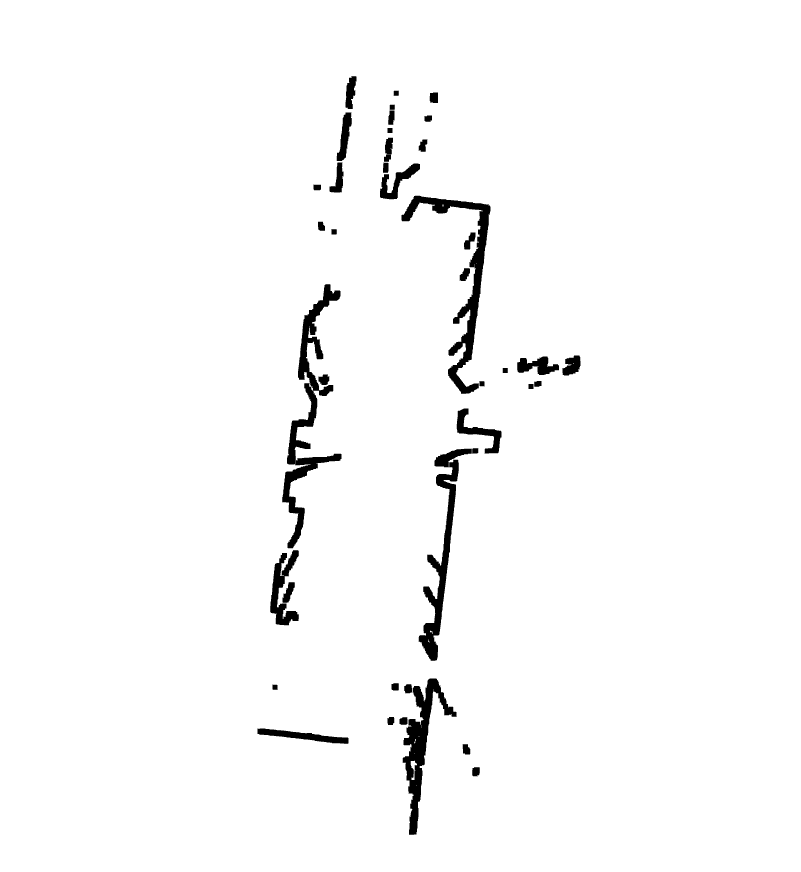
#> input picture Lidar/img2.jpeg, 801 x 872 px
$ python LineDetection.py
#> lines starting #> are read from the running program, lines starting #| are printed output that depends on the picture; after the words box and inside, x2 and y2 are one past the last pixel; in counts of white or black regions, pixels touching at a corner belong together
import random

import cv2
import np as np
import numpy as np

image = cv2.imread('img2.jpeg')
#> image is the input picture: shape (872, 801, 3); min 0, max 255, mean 249
gray = cv2.cvtColor(image, cv2.COLOR_BGR2GRAY)
thresh = cv2.threshold(gray, 0, 255,cv2.THRESH_BINARY_INV + cv2.THRESH_OTSU)[1]
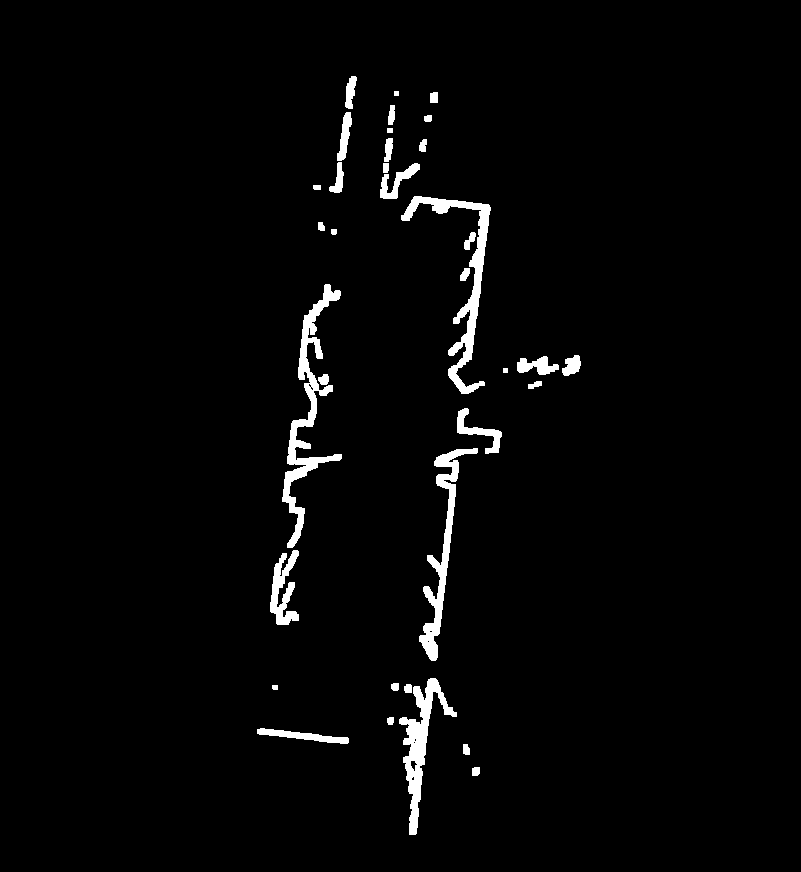
#> thresh: shape (872, 801); 2.5% white; 35 white regions, largest, box (x1, y1, x2, y2) and area: (282, 284, 342, 548) 3353, (401, 196, 491, 394) 2952, (419, 448, 478, 661) 2466

kernel = cv2.getStructuringElement(cv2.MORPH_ELLIPSE, (9,9))
close = cv2.morphologyEx(thresh, cv2.MORPH_CLOSE, kernel, iterations=3)
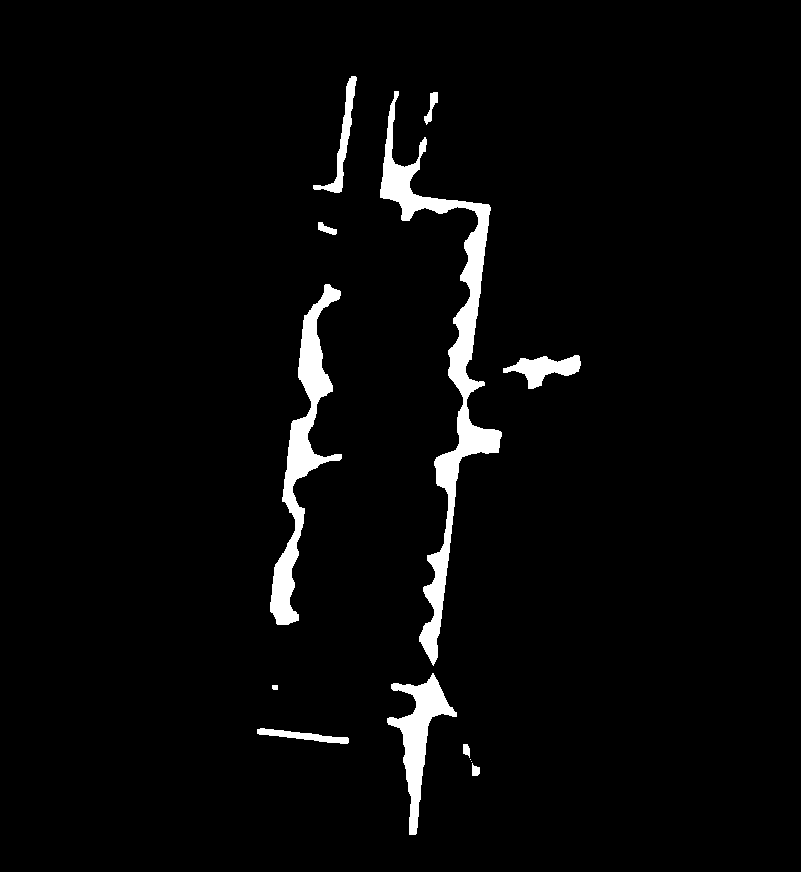
#> close: shape (872, 801); 3.4% white; 13 white regions (2 under 20 px), largest, box (x1, y1, x2, y2) and area: (380, 91, 502, 666) 10343, (270, 284, 342, 625) 6223, (387, 673, 457, 835) 3446

minLineLength =1000
maxLineGap = 40
lines = cv2.HoughLinesP(close,1,np.pi/180,100,minLineLength,maxLineGap)
#> lines = 92 rows, first 6: [466, 365, 486, 204], [461, 394, 481, 203], [411, 834, 431, 675], [428, 656, 458, 444], [408, 791, 423, 684], [431, 662, 453, 484]
colors = []
print(len(lines))
#| 92
for _ in range(len(lines)):
    color = (random.randint(0, 255), random.randint(0, 255), random.randint(0, 255))
    colors.append(color)
#> this loop made 92 passes
#> color on passes 1 to 12: (197, 215, 20), (132, 248, 207), (155, 244, 183), (111, 71, 144), (71, 48, 128), (75, 158, 50), (37, 169, 241), (51, 181, 222), (161, 104, 244), (226, 133, 31), (7, 47, 204), (0, 252, 170)
#> after the loop, colors = 92 items, first 6: (197, 215, 20), (132, 248, 207), (155, 244, 183), (111, 71, 144), (71, 48, 128), (75, 158, 50)

for line, color in zip(lines, colors):
    for x1, y1, x2, y2 in line:

        cv2.line(image, (x1, y1), (x2, y2), color, 3)
#> this loop made 92 passes
#> (line, color) on passes 1 to 12: ([[466, 365, 486, 204]], (197, 215, 20)), ([[461, 394, 481, 203]], (132, 248, 207)), ([[411, 834, 431, 675]], (155, 244, 183)), ([[428, 656, 458, 444]], (111, 71, 144)), ([[408, 791, 423, 684]], (71, 48, 128)), ([[431, 662, 453, 484]], (75, 158, 50)), ([[338, 192, 354, 76]], (37, 169, 241)), ([[437, 637, 455, 486]], (51, 181, 222)), ([[471, 339, 489, 205]], (161, 104, 244)), ([[336, 192, 351, 76]], (226, 133, 31)), ([[278, 624, 290, 539]], (7, 47, 204)), ([[310, 399, 317, 335]], (0, 252, 170))
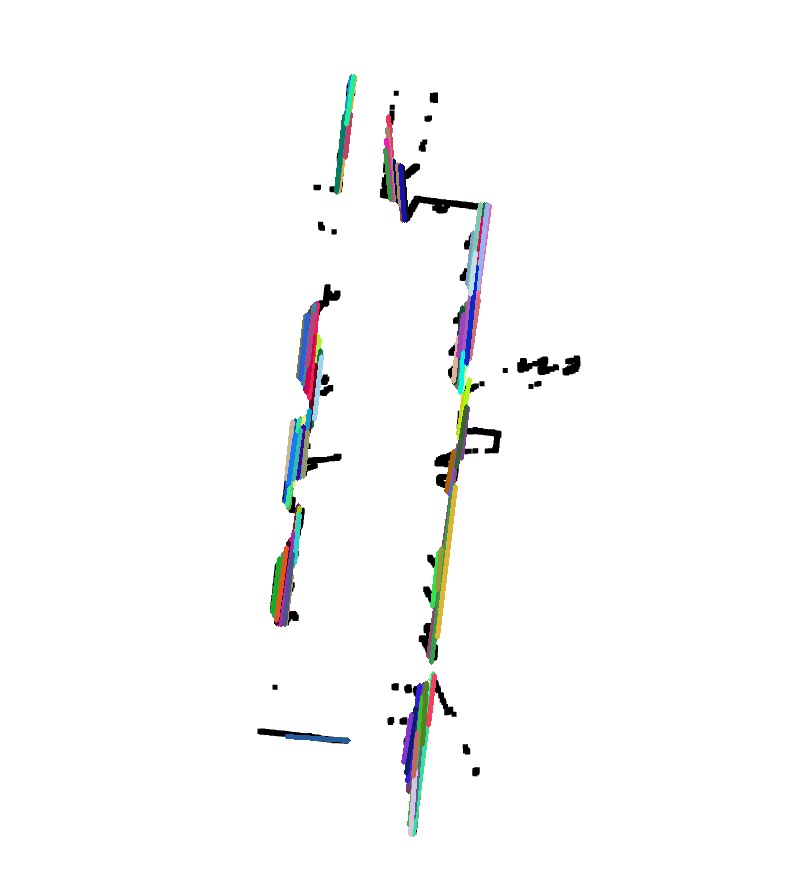
#> image: shape (872, 801, 3); 2.43% of pixels changed, all inside (x1, y1, x2, y2) = (270, 74, 492, 837)

cv2.imshow('thresh', thresh)
cv2.imshow('close', close)
cv2.imshow('image', image)
cv2.waitKey()
